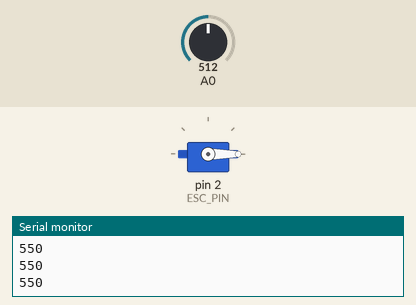
Bench run of a sketch on a simulated Arduino Uno, built with avr-gcc and run on an emulated ATmega328P. Parts: servo, the last lines printed to the serial monitor. Inputs (shaded band) come from the test bench; at power-on: A0 = 512.

Above: at 1.2 s.
1.3 s: A0 set to 716
At 2.2 s:
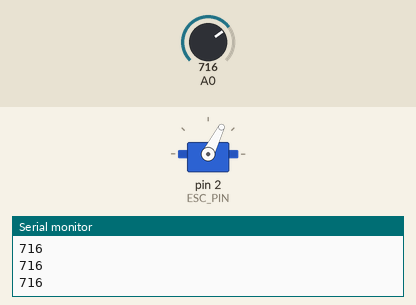
2.8 s: A0 set to 900
At 3.4 s:
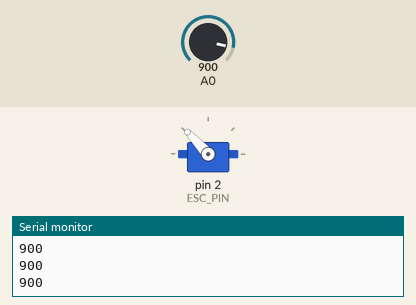
4.3 s: A0 set to 1023
At 5.5 s:
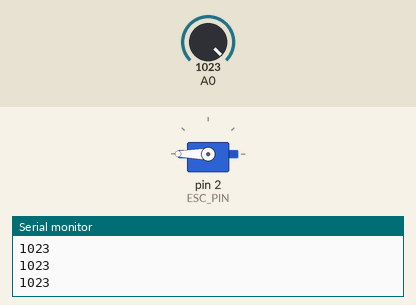
5.8 s: A0 set to 511
At 7.0 s:
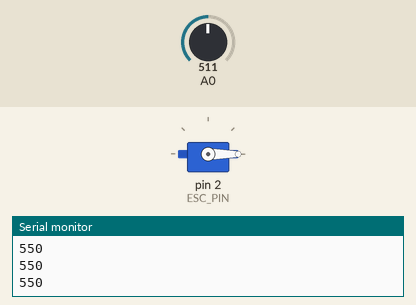
Timing chart, 0 to 8.3 s (numbered marks = the images above; inputs shaded):
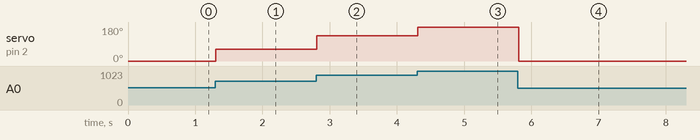

Measured:
- after the input at 1.3 s, servo on pin 2 (ESC_PIN): 0° → 63° at once
- after the input at 2.8 s, servo on pin 2 (ESC_PIN): 63° → 133° at once
- after the input at 4.3 s, servo on pin 2 (ESC_PIN): 133° → 180° at once
- after the input at 5.8 s, servo on pin 2 (ESC_PIN): 180° → 0° at once

The sketch:

calibration.ino
```cpp
#include<Servo.h>

#define ESC_PIN 2

Servo esc;

void setup()
{
  esc.attach(ESC_PIN, 1000, 2000);
  pinMode(A0, INPUT);
  Serial.begin(9600);
//  esc.write(180);
//  delay(8000);
//  esc.write(10);
//  delay(2000);
//  esc.write(10);
}

void loop()
{
  int joystickValue = analogRead(A0);
  joystickValue = constrain(joystickValue, 550, 1023);  //Read upper half of joystick value from center.
  int mmotorSpeed = map(joystickValue, 550, 1023, 0, 180);
  Serial.println(joystickValue);
  esc.write(mmotorSpeed);
}
```
